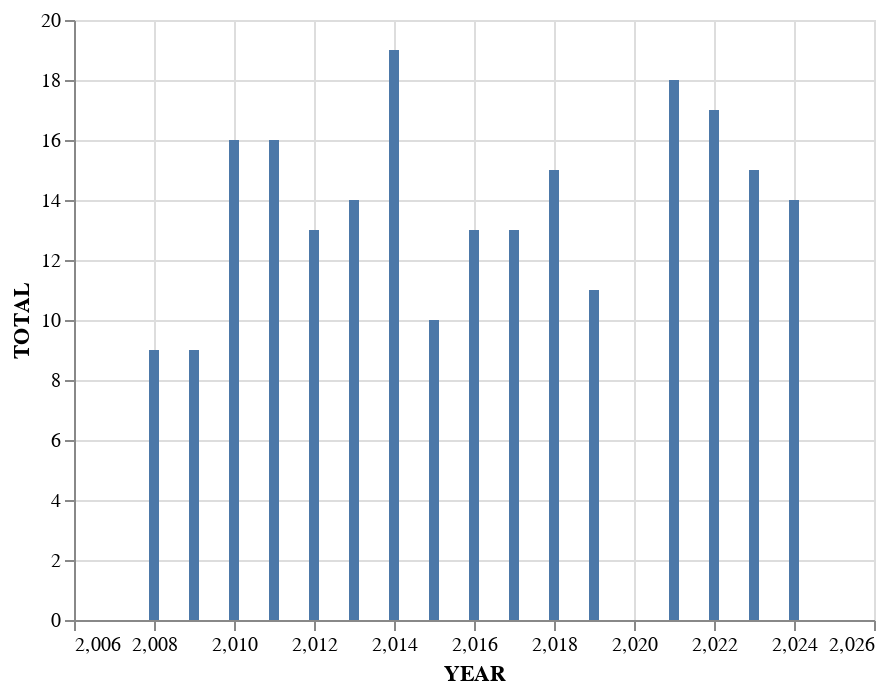

The cell this chart's notebook holds for it:
### Code cell
print('There is not a distinguishably noticable trend for the total upsets in the tournament as shown in this chart:')
Chart(upsets).mark_bar().encode(x='YEAR', y='TOTAL')

### Figure 1 — Vega-Lite specification as saved in the notebook (floating-point values rounded to 4 significant figures)
{"config": {"view": {"continuousWidth": 400, "continuousHeight": 300}}, "data": {"name": "data-bd76b4ea122d7bf130c0dce9727ad442"}, "mark": "bar", "encoding": {"x": {"field": "YEAR", "type": "quantitative"}, "y": {"field": "TOTAL", "type": "quantitative"}}, "$schema": "https://vega.github.io/schema/vega-lite/v4.17.0.json", "datasets": {"data-bd76b4ea122d7bf130c0dce9727ad442": [{"YEAR": 2024.0, "FIRST ROUND": 8.0, "SECOND ROUND": 1.0, "SWEET 16": 4.0, "ELITE 8": 1.0, "FINAL 4": 0.0, "TOTAL": 14.0}, {"YEAR": 2023.0, "FIRST ROUND": 5.0, "SECOND ROUND": 4.0, "SWEET 16": 4.0, "ELITE 8": 2.0, "FINAL 4": 0.0, "TOTAL": 15.0}, {"YEAR": 2022.0, "FIRST ROUND": 7.0, "SECOND ROUND": 5.0, "SWEET 16": 4.0, "ELITE 8": 0.0, "FINAL 4": 1.0, "TOTAL": 17.0}, {"YEAR": 2021.0, "FIRST ROUND": 9.0, "SECOND ROUND": 6.0, "SWEET 16": 2.0, "ELITE 8": 1.0, "FINAL 4": 0.0, "TOTAL": 18.0}, {"YEAR": 2019.0, "FIRST ROUND": 8.0, "SECOND ROUND": 0.0, "SWEET 16": 1.0, "ELITE 8": 2.0, "FINAL 4": 0.0, "TOTAL": 11.0}, {"YEAR": 2018.0, "FIRST ROUND": 6.0, "SECOND ROUND": 5.0, "SWEET 16": 3.0, "ELITE 8": 1.0, "FINAL 4": 0.0, "TOTAL": 15.0}, {"YEAR": 2017.0, "FIRST ROUND": 5.0, "SECOND ROUND": 4.0, "SWEET 16": 2.0, "ELITE 8": 2.0, "FINAL 4": 0.0, "TOTAL": 13.0}, {"YEAR": 2016.0, "FIRST ROUND": 10.0, "SECOND ROUND": 2.0, "SWEET 16": 0.0, "ELITE 8": 1.0, "FINAL 4": 0.0, "TOTAL": 13.0}, {"YEAR": 2015.0, "FIRST ROUND": 5.0, "SECOND ROUND": 3.0, "SWEET 16": 1.0, "ELITE 8": 1.0, "FINAL 4": 0.0, "TOTAL": 10.0}, {"YEAR": 2014.0, "FIRST ROUND": 7.0, "SECOND ROUND": 5.0, "SWEET 16": 3.0, "ELITE 8": 2.0, "FINAL 4": 2.0, "TOTAL": 19.0}, {"YEAR": 2013.0, "FIRST ROUND": 8.0, "SECOND ROUND": 3.0, "SWEET 16": 2.0, "ELITE 8": 1.0, "FINAL 4": 0.0, "TOTAL": 14.0}, {"YEAR": 2012.0, "FIRST ROUND": 9.0, "SECOND ROUND": 2.0, "SWEET 16": 2.0, "ELITE 8": 0.0, "FINAL 4": 0.0, "TOTAL": 13.0}, {"YEAR": 2011.0, "FIRST ROUND": 6.0, "SECOND ROUND": 4.0, "SWEET 16": 3.0, "ELITE 8": 3.0, "FINAL 4": 0.0, "TOTAL": 16.0}, {"YEAR": 2010.0, "FIRST ROUND": 8.0, "SECOND ROUND": 5.0, "SWEET 16": 2.0, "ELITE 8": 1.0, "FINAL 4": 0.0, "TOTAL": 16.0}, {"YEAR": 2009.0, "FIRST ROUND": 8.0, "SECOND ROUND": 0.0, "SWEET 16": 0.0, "ELITE 8": 1.0, "FINAL 4": 0.0, "TOTAL": 9.0}, {"YEAR": 2008.0, "FIRST ROUND": 6.0, "SECOND ROUND": 2.0, "SWEET 16": 1.0, "ELITE 8": 0.0, "FINAL 4": 0.0, "TOTAL": 9.0}]}}
